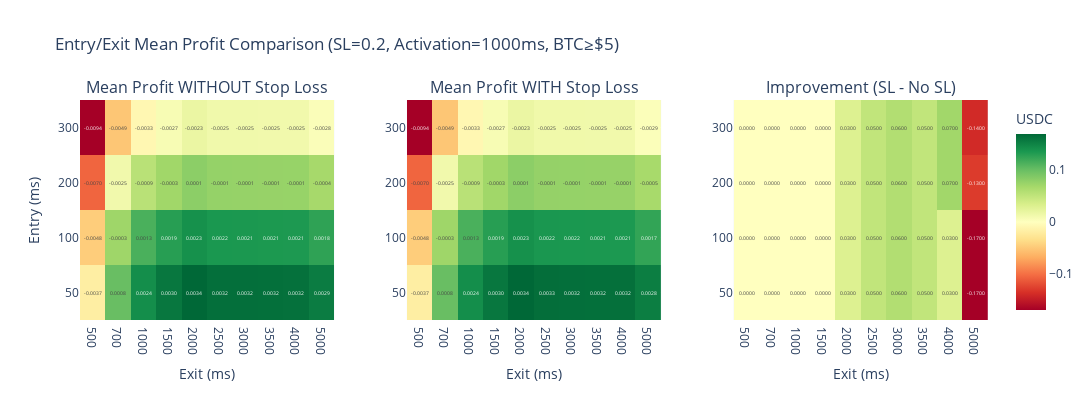

Notebook code cell kept with this figure:
### Code cell
# ============================================================================
# VISUALIZATION: Entry/Exit Comparison WITH vs WITHOUT Stop Loss
# ============================================================================

from plotly.subplots import make_subplots

# Create pivot tables for heatmaps
pivot_no_sl = entry_exit_df.pivot(index="entry_ms", columns="exit_ms", values="mean_profit_no_sl")
pivot_sl = entry_exit_df.pivot(index="entry_ms", columns="exit_ms", values="mean_profit_sl")
pivot_improvement = entry_exit_df.pivot(index="entry_ms", columns="exit_ms", values="improvement")

# Find min/max for consistent color scales
vmin = min(pivot_no_sl.min().min(), pivot_sl.min().min())
vmax = max(pivot_no_sl.max().max(), pivot_sl.max().max())

fig = make_subplots(
    rows=1, cols=3,
    subplot_titles=(
        "Mean Profit WITHOUT Stop Loss",
        "Mean Profit WITH Stop Loss",
        "Improvement (SL - No SL)"
    ),
    horizontal_spacing=0.08
)

# Heatmap 1: Without Stop Loss
fig.add_trace(
    go.Heatmap(
        z=pivot_no_sl.values,
        x=[str(c) for c in pivot_no_sl.columns],
        y=[str(i) for i in pivot_no_sl.index],
        colorscale="RdYlGn",
        zmid=0,
        zmin=vmin, zmax=vmax,
        text=[[f"{v:.4f}" for v in row] for row in pivot_no_sl.values],
        texttemplate="%{text}",
        showscale=False,
        name="No SL"
    ),
    row=1, col=1
)

# Heatmap 2: With Stop Loss
fig.add_trace(
    go.Heatmap(
        z=pivot_sl.values,
        x=[str(c) for c in pivot_sl.columns],
        y=[str(i) for i in pivot_sl.index],
        colorscale="RdYlGn",
        zmid=0,
        zmin=vmin, zmax=vmax,
        text=[[f"{v:.4f}" for v in row] for row in pivot_sl.values],
        texttemplate="%{text}",
        showscale=False,
        name="With SL"
    ),
    row=1, col=2
)

# Heatmap 3: Improvement
fig.add_trace(
    go.Heatmap(
        z=pivot_improvement.values,
        x=[str(c) for c in pivot_improvement.columns],
        y=[str(i) for i in pivot_improvement.index],
        colorscale="RdYlGn",
        zmid=0,
        text=[[f"{v:.4f}" for v in row] for row in pivot_improvement.values],
        texttemplate="%{text}",
        colorbar=dict(title="USDC", x=1.02),
        name="Improvement"
    ),
    row=1, col=3
)

fig.update_xaxes(title_text="Exit (ms)", row=1, col=1)
fig.update_xaxes(title_text="Exit (ms)", row=1, col=2)
fig.update_xaxes(title_text="Exit (ms)", row=1, col=3)
fig.update_yaxes(title_text="Entry (ms)", row=1, col=1)

fig.update_layout(
    height=400,
    width=1200,
    title_text=f"Entry/Exit Mean Profit Comparison (SL={BEST_SL_THRESHOLD}, Activation={BEST_SL_ACTIVATION}ms, BTC≥${BTC_CHANGE_THRESHOLD_SL})"
)

fig.show()

# Summary
print("\n" + "=" * 70)
print("BEST ENTRY/EXIT WITH STOP LOSS")
print("=" * 70)
best_ee = entry_exit_df.iloc[0]
print(f"Entry:              {best_ee['entry_ms']:.0f} ms")
print(f"Exit:               {best_ee['exit_ms']:.0f} ms")
print(f"Mean Profit (SL):   {best_ee['mean_profit_sl']:.4f} USDC")
print(f"Mean Profit (NoSL): {best_ee['mean_profit_no_sl']:.4f} USDC")
print(f"Win Rate (SL):      {best_ee['win_rate_sl']:.1f}%")
print(f"Win Rate (NoSL):    {best_ee['win_rate_no_sl']:.1f}%")
print(f"SL Trigger Rate:    {best_ee['sl_trigger_rate']:.1f}%")
print("=" * 70)

### Figure 1 — Plotly figure (JSON) as saved in the notebook; plotly's stock layout.template omitted (floating-point values rounded to 4 significant figures)
{"data": [{"colorscale": [[0, "rgb(165,0,38)"], [0.1, "rgb(215,48,39)"], [0.2, "rgb(244,109,67)"], [0.3, "rgb(253,174,97)"], [0.4, "rgb(254,224,139)"], [0.5, "rgb(255,255,191)"], [0.6, "rgb(217,239,139)"], [0.7, "rgb(166,217,106)"], [0.8, "rgb(102,189,99)"], [0.9, "rgb(26,152,80)"], [1, "rgb(0,104,55)"]], "name": "No SL", "showscale": false, "text": [["-0.0037", "0.0008", "0.0024", "0.0030", "0.0034", "0.0032", "0.0032", "0.0032", "0.0032", "0.0029"], ["-0.0048", "-0.0003", "0.0013", "0.0019", "0.0023", "0.0022", "0.0021", "0.0021", "0.0021", "0.0018"], ["-0.0070", "-0.0025", "-0.0009", "-0.0003", "0.0001", "-0.0001", "-0.0001", "-0.0001", "-0.0001", "-0.0004"], ["-0.0094", "-0.0049", "-0.0033", "-0.0027", "-0.0023", "-0.0025", "-0.0025", "-0.0025", "-0.0025", "-0.0028"]], "texttemplate": "%{text}", "type": "heatmap", "x": ["500", "700", "1000", "1500", "2000", "2500", "3000", "3500", "4000", "5000"], "xaxis": "x", "y": ["50", "100", "200", "300"], "yaxis": "y", "z": [[-0.003682, 0.0008024, 0.002421, 0.003021, 0.003426, 0.003247, 0.003234, 0.003218, 0.003199, 0.002889], [-0.004774, -0.0002896, 0.001328, 0.001927, 0.002332, 0.002153, 0.002139, 0.002122, 0.002103, 0.001792], [-0.007019, -0.002535, -0.0009146, -0.0003157, 8.883e-05, -9.065e-05, -0.0001053, -0.0001234, -0.0001312, -0.000444], [-0.009425, -0.004942, -0.003313, -0.002715, -0.002312, -0.002493, -0.002498, -0.002517, -0.002526, -0.002841]], "zmax": 0.003434, "zmid": 0, "zmin": -0.009425}, {"colorscale": [[0, "rgb(165,0,38)"], [0.1, "rgb(215,48,39)"], [0.2, "rgb(244,109,67)"], [0.3, "rgb(253,174,97)"], [0.4, "rgb(254,224,139)"], [0.5, "rgb(255,255,191)"], [0.6, "rgb(217,239,139)"], [0.7, "rgb(166,217,106)"], [0.8, "rgb(102,189,99)"], [0.9, "rgb(26,152,80)"], [1, "rgb(0,104,55)"]], "name": "With SL", "showscale": false, "text": [["-0.0037", "0.0008", "0.0024", "0.0030", "0.0034", "0.0033", "0.0032", "0.0032", "0.0032", "0.0028"], ["-0.0048", "-0.0003", "0.0013", "0.0019", "0.0023", "0.0022", "0.0022", "0.0021", "0.0021", "0.0017"], ["-0.0070", "-0.0025", "-0.0009", "-0.0003", "0.0001", "-0.0001", "-0.0001", "-0.0001", "-0.0001", "-0.0005"], ["-0.0094", "-0.0049", "-0.0033", "-0.0027", "-0.0023", "-0.0025", "-0.0025", "-0.0025", "-0.0025", "-0.0029"]], "texttemplate": "%{text}", "type": "heatmap", "x": ["500", "700", "1000", "1500", "2000", "2500", "3000", "3500", "4000", "5000"], "xaxis": "x2", "y": ["50", "100", "200", "300"], "yaxis": "y2", "z": [[-0.003682, 0.0008024, 0.002421, 0.003021, 0.003434, 0.00326, 0.003249, 0.003231, 0.003207, 0.002845], [-0.004774, -0.0002896, 0.001328, 0.001927, 0.002339, 0.002166, 0.002154, 0.002135, 0.002111, 0.001748], [-0.007019, -0.002535, -0.0009146, -0.0003157, 9.653e-05, -7.781e-05, -8.99e-05, -0.0001105, -0.0001132, -0.0004775], [-0.009425, -0.004942, -0.003313, -0.002715, -0.002305, -0.00248, -0.002482, -0.002505, -0.002508, -0.002877]], "zmax": 0.003434, "zmid": 0, "zmin": -0.009425}, {"colorbar": {"title": {"text": "USDC"}, "x": 1.02}, "colorscale": [[0, "rgb(165,0,38)"], [0.1, "rgb(215,48,39)"], [0.2, "rgb(244,109,67)"], [0.3, "rgb(253,174,97)"], [0.4, "rgb(254,224,139)"], [0.5, "rgb(255,255,191)"], [0.6, "rgb(217,239,139)"], [0.7, "rgb(166,217,106)"], [0.8, "rgb(102,189,99)"], [0.9, "rgb(26,152,80)"], [1, "rgb(0,104,55)"]], "name": "Improvement", "text": [["0.0000", "0.0000", "0.0000", "0.0000", "0.0300", "0.0500", "0.0600", "0.0500", "0.0300", "-0.1700"], ["0.0000", "0.0000", "0.0000", "0.0000", "0.0300", "0.0500", "0.0600", "0.0500", "0.0300", "-0.1700"], ["0.0000", "0.0000", "0.0000", "0.0000", "0.0300", "0.0500", "0.0600", "0.0500", "0.0700", "-0.1300"], ["0.0000", "0.0000", "0.0000", "0.0000", "0.0300", "0.0500", "0.0600", "0.0500", "0.0700", "-0.1400"]], "texttemplate": "%{text}", "type": "heatmap", "x": ["500", "700", "1000", "1500", "2000", "2500", "3000", "3500", "4000", "5000"], "xaxis": "x3", "y": ["50", "100", "200", "300"], "yaxis": "y3", "z": [[0.0, 0.0, 0.0, 0.0, 0.03, 0.05, 0.06, 0.05, 0.03, -0.17], [0.0, 0.0, 0.0, 0.0, 0.03, 0.05, 0.06, 0.05, 0.03, -0.17], [0.0, 0.0, 0.0, 0.0, 0.03, 0.05, 0.06, 0.05, 0.07, -0.13], [0.0, 0.0, 0.0, 0.0, 0.03, 0.05, 0.06, 0.05, 0.07, -0.14]], "zmid": 0}], "layout": {"annotations": [{"font": {"size": 16}, "showarrow": false, "text": "Mean Profit WITHOUT Stop Loss", "x": 0.14, "xanchor": "center", "xref": "paper", "y": 1, "yanchor": "bottom", "yref": "paper"}, {"font": {"size": 16}, "showarrow": false, "text": "Mean Profit WITH Stop Loss", "x": 0.5, "xanchor": "center", "xref": "paper", "y": 1, "yanchor": "bottom", "yref": "paper"}, {"font": {"size": 16}, "showarrow": false, "text": "Improvement (SL - No SL)", "x": 0.86, "xanchor": "center", "xref": "paper", "y": 1, "yanchor": "bottom", "yref": "paper"}], "height": 400, "title": {"text": "Entry/Exit Mean Profit Comparison (SL=0.2, Activation=1000ms, BTC≥$5)"}, "width": 1200, "xaxis": {"anchor": "y", "domain": [0, 0.28], "title": {"text": "Exit (ms)"}}, "xaxis2": {"anchor": "y2", "domain": [0.36, 0.64], "title": {"text": "Exit (ms)"}}, "xaxis3": {"anchor": "y3", "domain": [0.72, 1], "title": {"text": "Exit (ms)"}}, "yaxis": {"anchor": "x", "domain": [0, 1], "title": {"text": "Entry (ms)"}}, "yaxis2": {"anchor": "x2", "domain": [0, 1]}, "yaxis3": {"anchor": "x3", "domain": [0, 1]}}}
